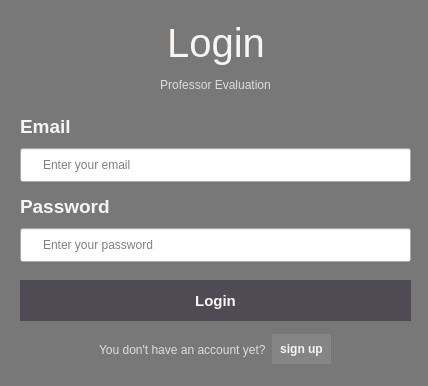
<?xml version="1.0" encoding="UTF-8"?>
<ui version="4.0">
 <class>MainWindow</class>
 <widget class="QMainWindow" name="MainWindow">
  <property name="geometry">
   <rect>
    <x>0</x>
    <y>0</y>
    <width>428</width>
    <height>386</height>
   </rect>
  </property>
  <property name="windowTitle">
   <string>MainWindow</string>
  </property>
  <widget class="QWidget" name="centralwidget">
   <widget class="QLabel" name="label">
    <property name="geometry">
     <rect>
      <x>-20</x>
      <y>-10</y>
      <width>531</width>
      <height>571</height>
     </rect>
    </property>
    <property name="text">
     <string/>
    </property>
    <property name="pixmap">
     <pixmap>:/images/images/images.jpeg</pixmap>
    </property>
    <property name="scaledContents">
     <bool>true</bool>
    </property>
   </widget>
   <widget class="QLabel" name="label_2">
    <property name="geometry">
     <rect>
      <x>-10</x>
      <y>-10</y>
      <width>451</width>
      <height>401</height>
     </rect>
    </property>
    <property name="styleSheet">
     <string notr="true">background-color: rgba(0, 0, 0, 0.5);</string>
    </property>
    <property name="text">
     <string/>
    </property>
   </widget>
   <widget class="QWidget" name="layoutWidget_2">
    <property name="geometry">
     <rect>
      <x>20</x>
      <y>190</y>
      <width>391</width>
      <height>72</height>
     </rect>
    </property>
    <layout class="QVBoxLayout" name="verticalLayout_3">
     <item>
      <layout class="QHBoxLayout" name="horizontalLayout_4">
       <item>
        <widget class="QLabel" name="label_6">
         <property name="font">
          <font>
           <pointsize>14</pointsize>
           <weight>75</weight>
           <bold>true</bold>
          </font>
         </property>
         <property name="styleSheet">
          <string notr="true">color: rgb(246, 245, 244);</string>
         </property>
         <property name="text">
          <string>Password</string>
         </property>
        </widget>
       </item>
       <item>
        <spacer name="horizontalSpacer_4">
         <property name="orientation">
          <enum>Qt::Horizontal</enum>
         </property>
         <property name="sizeHint" stdset="0">
          <size>
           <width>40</width>
           <height>20</height>
          </size>
         </property>
        </spacer>
       </item>
      </layout>
     </item>
     <item>
      <widget class="QLineEdit" name="lineEdit_3">
       <property name="cursor">
        <cursorShape>PointingHandCursor</cursorShape>
       </property>
       <property name="styleSheet">
        <string notr="true">padding-left: 20;
padding-top:8;
padding-bottom:8;</string>
       </property>
       <property name="placeholderText">
        <string>Enter your password</string>
       </property>
      </widget>
     </item>
    </layout>
   </widget>
   <widget class="QPushButton" name="pushButton">
    <property name="geometry">
     <rect>
      <x>20</x>
      <y>280</y>
      <width>391</width>
      <height>41</height>
     </rect>
    </property>
    <property name="font">
     <font>
      <pointsize>11</pointsize>
      <weight>75</weight>
      <bold>true</bold>
     </font>
    </property>
    <property name="cursor">
     <cursorShape>PointingHandCursor</cursorShape>
    </property>
    <property name="styleSheet">
     <string notr="true">background-color: rgba(36, 31, 49,0.5);
color: rgb(246, 245, 244);
border: none;</string>
    </property>
    <property name="text">
     <string>Login</string>
    </property>
   </widget>
   <widget class="QWidget" name="layoutWidget">
    <property name="geometry">
     <rect>
      <x>20</x>
      <y>110</y>
      <width>391</width>
      <height>72</height>
     </rect>
    </property>
    <layout class="QVBoxLayout" name="verticalLayout">
     <item>
      <layout class="QHBoxLayout" name="horizontalLayout">
       <item>
        <widget class="QLabel" name="label_3">
         <property name="font">
          <font>
           <pointsize>14</pointsize>
           <weight>75</weight>
           <bold>true</bold>
          </font>
         </property>
         <property name="styleSheet">
          <string notr="true">color: rgb(246, 245, 244);</string>
         </property>
         <property name="text">
          <string>Email</string>
         </property>
        </widget>
       </item>
       <item>
        <spacer name="horizontalSpacer">
         <property name="orientation">
          <enum>Qt::Horizontal</enum>
         </property>
         <property name="sizeHint" stdset="0">
          <size>
           <width>40</width>
           <height>20</height>
          </size>
         </property>
        </spacer>
       </item>
      </layout>
     </item>
     <item>
      <widget class="QLineEdit" name="lineEdit">
       <property name="cursor">
        <cursorShape>PointingHandCursor</cursorShape>
       </property>
       <property name="styleSheet">
        <string notr="true">padding-left: 20;
padding-top:8;
padding-bottom:8;</string>
       </property>
       <property name="placeholderText">
        <string>Enter your email</string>
       </property>
      </widget>
     </item>
    </layout>
   </widget>
   <widget class="QWidget" name="layoutWidget">
    <property name="geometry">
     <rect>
      <x>20</x>
      <y>20</y>
      <width>391</width>
      <height>78</height>
     </rect>
    </property>
    <layout class="QVBoxLayout" name="verticalLayout_2">
     <item>
      <layout class="QHBoxLayout" name="horizontalLayout_3">
       <item>
        <spacer name="horizontalSpacer_5">
         <property name="orientation">
          <enum>Qt::Horizontal</enum>
         </property>
         <property name="sizeHint" stdset="0">
          <size>
           <width>40</width>
           <height>20</height>
          </size>
         </property>
        </spacer>
       </item>
       <item>
        <widget class="QLabel" name="label_5">
         <property name="font">
          <font>
           <pointsize>30</pointsize>
          </font>
         </property>
         <property name="styleSheet">
          <string notr="true">color: rgb(246, 245, 244);</string>
         </property>
         <property name="text">
          <string>Login</string>
         </property>
         <property name="alignment">
          <set>Qt::AlignCenter</set>
         </property>
        </widget>
       </item>
       <item>
        <spacer name="horizontalSpacer_3">
         <property name="orientation">
          <enum>Qt::Horizontal</enum>
         </property>
         <property name="sizeHint" stdset="0">
          <size>
           <width>40</width>
           <height>20</height>
          </size>
         </property>
        </spacer>
       </item>
      </layout>
     </item>
     <item>
      <widget class="QLabel" name="label_7">
       <property name="styleSheet">
        <string notr="true">color: rgb(222, 221, 218);</string>
       </property>
       <property name="text">
        <string>Professor Evaluation</string>
       </property>
       <property name="alignment">
        <set>Qt::AlignCenter</set>
       </property>
      </widget>
     </item>
    </layout>
   </widget>
   <widget class="QWidget" name="layoutWidget">
    <property name="geometry">
     <rect>
      <x>20</x>
      <y>330</y>
      <width>389</width>
      <height>39</height>
     </rect>
    </property>
    <layout class="QHBoxLayout" name="horizontalLayout_6">
     <item>
      <spacer name="horizontalSpacer_6">
       <property name="orientation">
        <enum>Qt::Horizontal</enum>
       </property>
       <property name="sizeHint" stdset="0">
        <size>
         <width>40</width>
         <height>20</height>
        </size>
       </property>
      </spacer>
     </item>
     <item>
      <layout class="QHBoxLayout" name="horizontalLayout_5">
       <item>
        <widget class="QLabel" name="label_8">
         <property name="styleSheet">
          <string notr="true">color: rgb(222, 221, 218);</string>
         </property>
         <property name="text">
          <string>You don't have an account yet?</string>
         </property>
         <property name="openExternalLinks">
          <bool>false</bool>
         </property>
        </widget>
       </item>
       <item>
        <widget class="QPushButton" name="signup">
         <property name="font">
          <font>
           <weight>75</weight>
           <bold>true</bold>
          </font>
         </property>
         <property name="cursor">
          <cursorShape>PointingHandCursor</cursorShape>
         </property>
         <property name="styleSheet">
          <string notr="true">background-color: rgba(255, 255, 255,0.10);
color: rgb(246, 245, 244);
border: none;
padding : 8</string>
         </property>
         <property name="text">
          <string>sign up</string>
         </property>
        </widget>
       </item>
      </layout>
     </item>
     <item>
      <spacer name="horizontalSpacer_7">
       <property name="orientation">
        <enum>Qt::Horizontal</enum>
       </property>
       <property name="sizeHint" stdset="0">
        <size>
         <width>40</width>
         <height>20</height>
        </size>
       </property>
      </spacer>
     </item>
    </layout>
   </widget>
  </widget>
 </widget>
 <resources>
  <include location="../assets/ressources.qrc"/>
 </resources>
 <connections/>
</ui>
